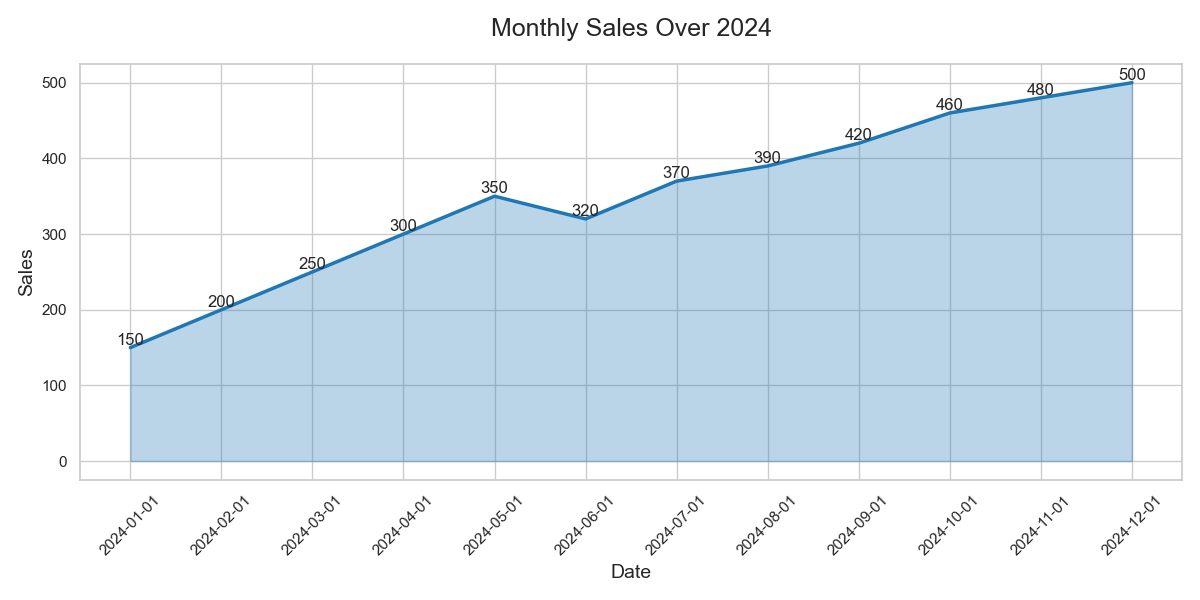

This figure's Python source:

import seaborn as sns
import matplotlib.pyplot as plt
import pandas as pd

# Data
data = {
    "Date": ["2024-01-01", "2024-02-01", "2024-03-01", "2024-04-01", "2024-05-01", 
             "2024-06-01", "2024-07-01", "2024-08-01", "2024-09-01", "2024-10-01",
             "2024-11-01", "2024-12-01"],
    "Sales": [150, 200, 250, 300, 350, 320, 370, 390, 420, 460, 480, 500]
}

df = pd.DataFrame(data)

# Plot
plt.figure(figsize=(12, 6))
sns.set(style="whitegrid")
area_chart = sns.lineplot(x="Date", y="Sales", data=df, color="#1f77b4", linewidth=2.5)
area_chart.fill_between(df["Date"], df["Sales"], color="#1f77b4", alpha=0.3)

# Title and labels
plt.title("Monthly Sales Over 2024", fontsize=18, pad=20)
plt.xlabel("Date", fontsize=14)
plt.ylabel("Sales", fontsize=14)

# Annotations
for i in range(df.shape[0]):
    plt.text(df["Date"][i], df["Sales"][i], df["Sales"][i], ha='center', va='bottom')

plt.xticks(rotation=45)
plt.tight_layout()
plt.show()
